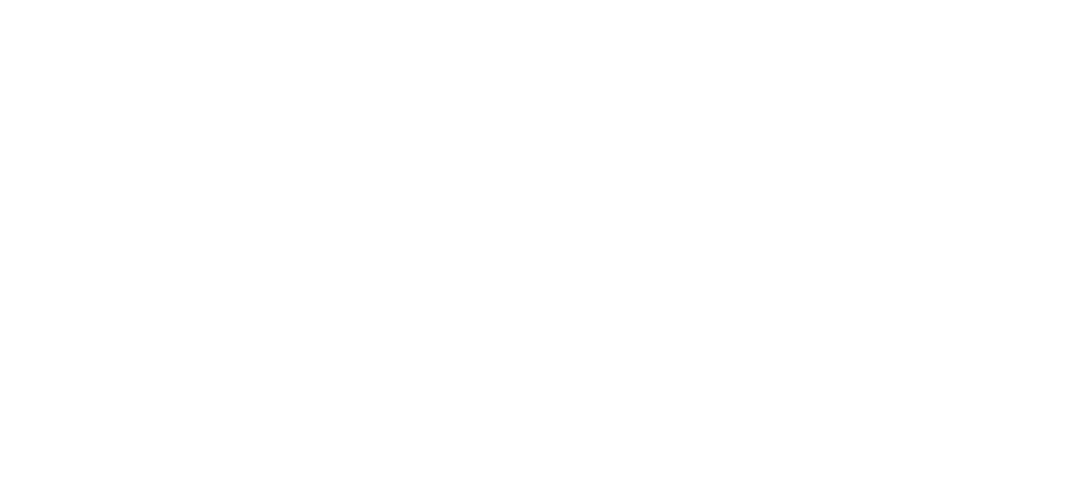
Frame 1 (no input)
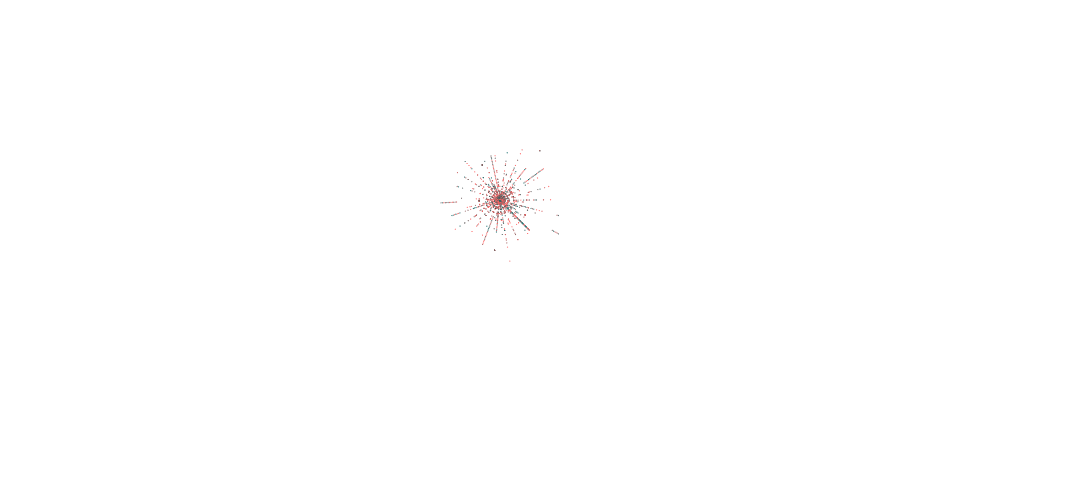
Frame 60 (no input)
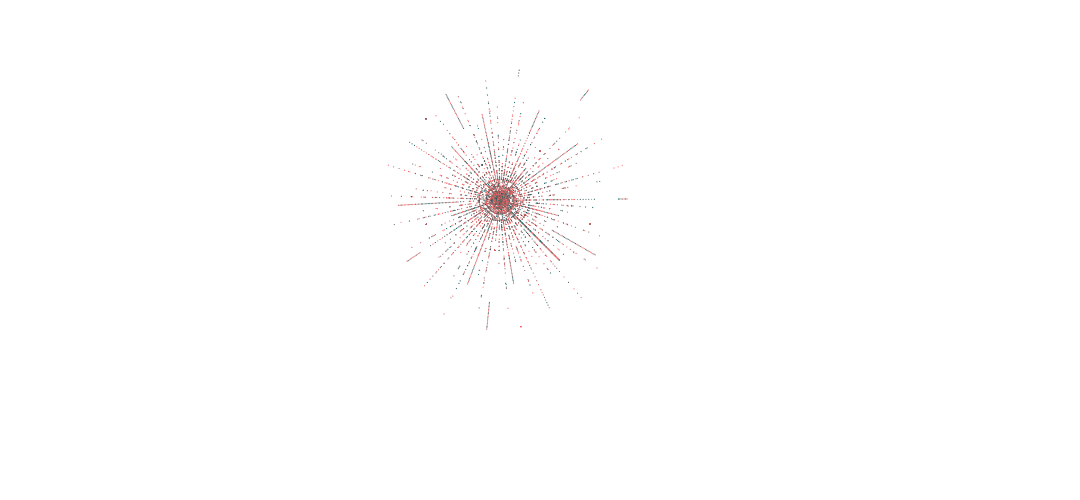
Frame 120 (the mouse pressed at the canvas centre since frame 60)

The p5.js sketch that drew these frames (run headless with seeded random() and noise() and a simulated clock; from frame 60 on, the mouse is pressed at the canvas centre):

// p5.js sketch
// ── sketch.js
j=0;function setup(){createCanvas(1080,500)}function draw(){translate(500,200);i=frameCount;while(i-->0.1){stroke(i*j%360,99,99);rect(j++%i,j%i,1,i%0.5);rotate(10)}}
